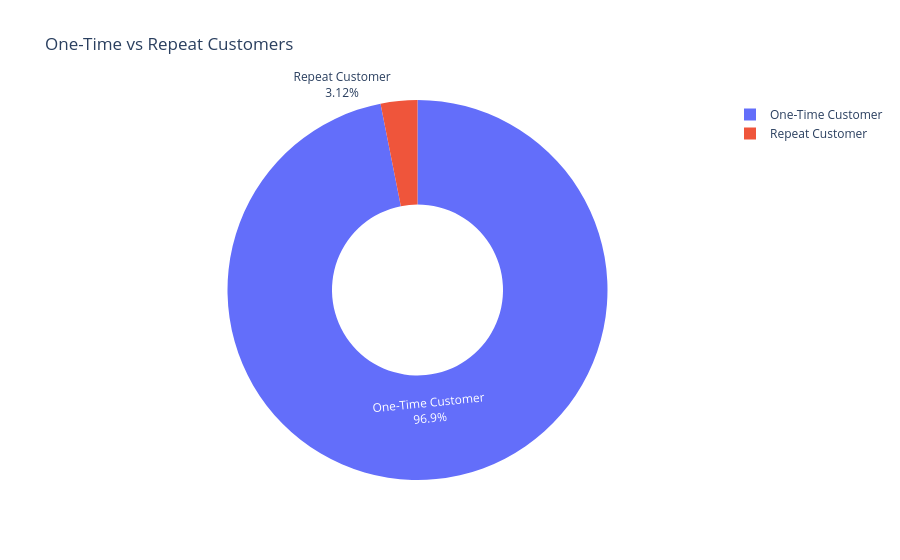

Here is the notebook cell this chart was saved with:
### Code cell
fig = px.pie(
    dashboard_customer_loyalty,
    names='customer_type',
    values='customers',
    title='One-Time vs Repeat Customers',
    hole=0.45
)

fig.update_traces(
    textinfo='label+percent',
    hovertemplate='<b>%{label}</b><br>Customers: %{value:,}<br>Percentage: %{percent}<extra></extra>'
)

fig.update_layout(
    template='plotly_white'
)

fig.show()

### Figure 1 — Plotly figure (JSON) as saved in the notebook; plotly's stock layout.template omitted (floating-point values rounded to 4 significant figures)
{"data": [{"domain": {"x": [0, 1], "y": [0, 1]}, "hole": 0.45, "hovertemplate": "<b>%{label}</b><br>Customers: %{value:,}<br>Percentage: %{percent}<extra></extra>", "labels": ["One-Time Customer", "Repeat Customer"], "legendgroup": "", "name": "", "showlegend": true, "textinfo": "label+percent", "type": "pie", "values": [93099, 2997]}], "layout": {"legend": {"tracegroupgap": 0}, "title": {"text": "One-Time vs Repeat Customers"}}}
